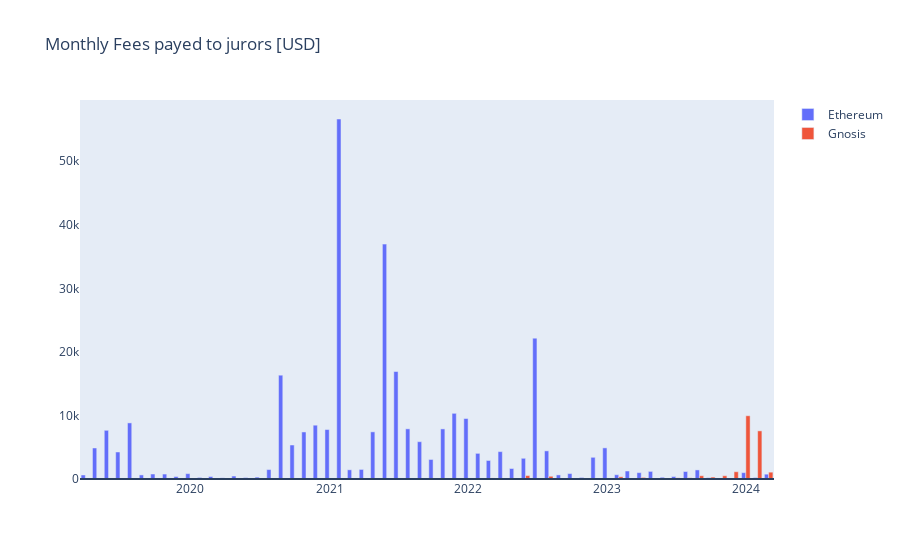
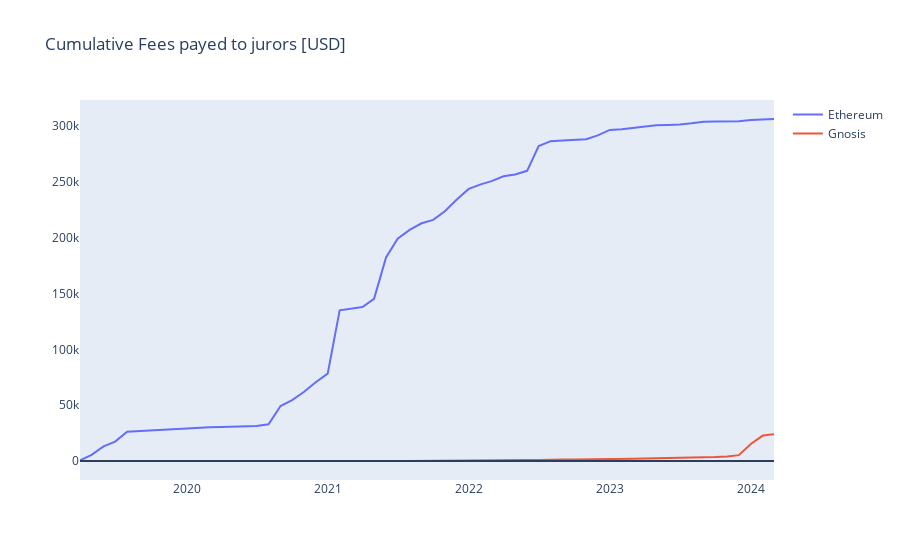

The cell these charts' notebook holds for them, in order:
### Code cell
fig = go.Figure(data=[
    go.Bar(x=transfers_eth_resampled.index, y=transfers_eth_resampled, name="Ethereum"),
    go.Bar(x=transfers_gno_resampled.index, y=transfers_gno_resampled, name="Gnosis"),
    ]
    )
fig.update_layout(
     xaxis=dict(showgrid=False), 
     yaxis=dict(showgrid=False),
     title=dict(text="Monthly Fees payed to jurors [USD]")
)
fig.add_hline(y=0)
fig.show()


fig = go.Figure(data=[
    go.Scatter(x=transfers_eth_resampled.index, y=transfers_eth_resampled.cumsum(), name="Ethereum", mode='lines'),
    go.Scatter(x=transfers_gno_resampled.index, y=transfers_gno_resampled.cumsum(), name="Gnosis", mode='lines'),
    ]
    )
fig.update_layout(
     xaxis=dict(showgrid=False), 
     yaxis=dict(showgrid=False),
     title=dict(text="Cumulative Fees payed to jurors [USD]")
)
fig.add_hline(y=0)
fig.show()
